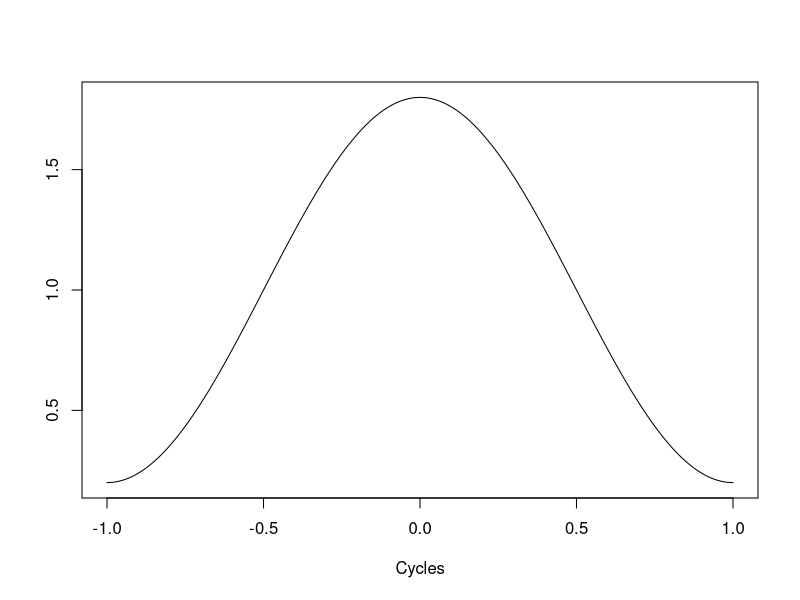
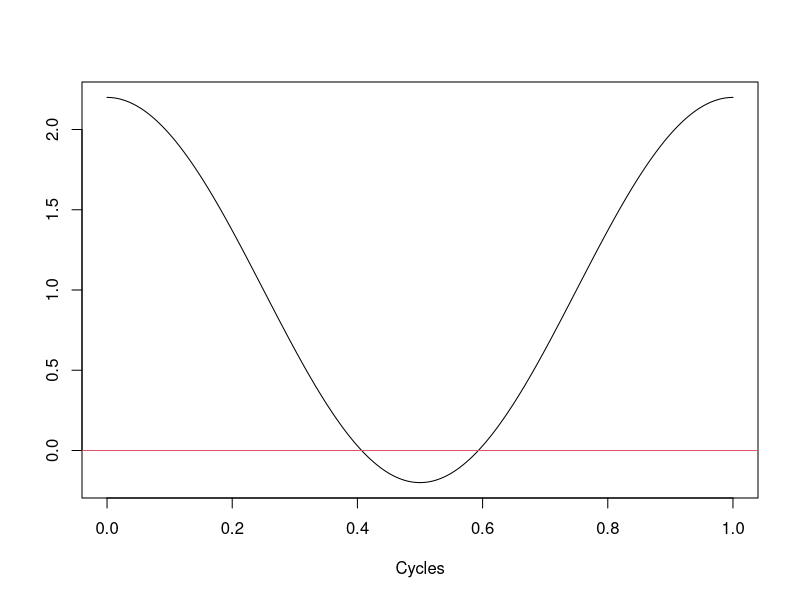

These figures' R source, in order:
mesh <- 1000
lambda <- pi*seq(-mesh,mesh)/mesh # values for plotting

rho.1 <- .4
spec <- 1 + 2*rho.1*cos(lambda) # values of spectral d / fact gamma(0) pres 

ts(spec,start=-1,frequency=mesh) # key here : frequancy can be anything ? integrer ? autre 

plot(ts(spec,start=-1,frequency=mesh),xlab="Cycles",ylab="") 
abline(h=0,col=2) # no effect



maq.spec <- function(ma.acf,mesh) # args: macf = vect (gamma(0), rho(1) à rho(q)) / pas tracage
{
  q <- length(ma.acf)-1
  lambda <- pi*seq(0,mesh)/mesh # seq de 0 à 1, avec un pas de mesh fois pi
  spec <- ma.acf[1]*cos(0*lambda) #
  if(q > 0)
  {
    for(k in 1:q)
    {
      spec <- spec + 2*ma.acf[k+1]*cos(k*lambda)
    }
  }
  return(spec)
}

# $q=2$, $\gamma(0)=1$, $\rho(1)= 0$, and $\rho(2) =.6$.

spec <- maq.spec(c(1,0,.6),mesh)
plot(ts(spec,start=0,frequency=mesh),xlab="Cycles",ylab="")
abline(h=0,col=2)
